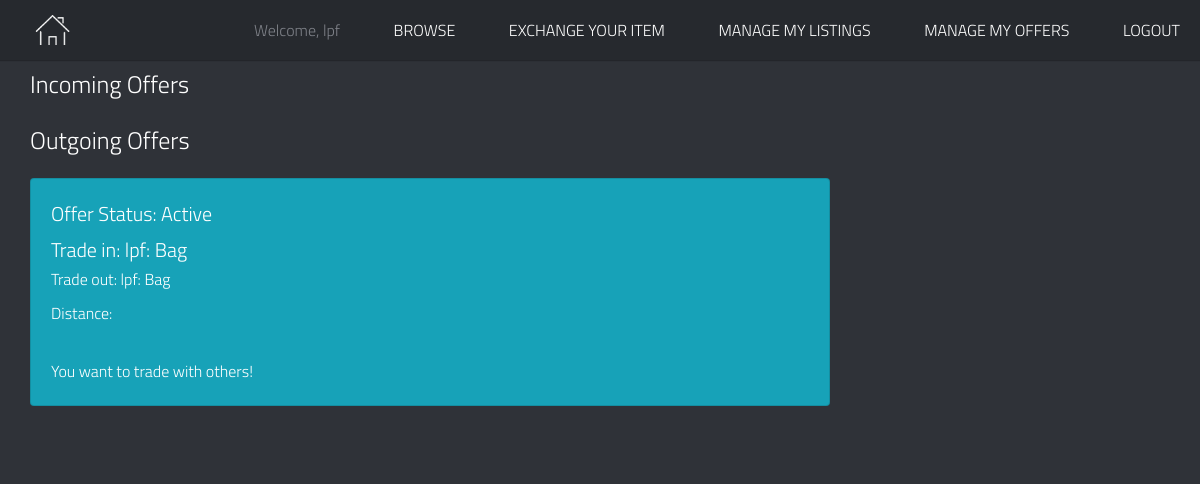
The page /mainApp/manage_offers/ (signed in) on the database as committed earlier.
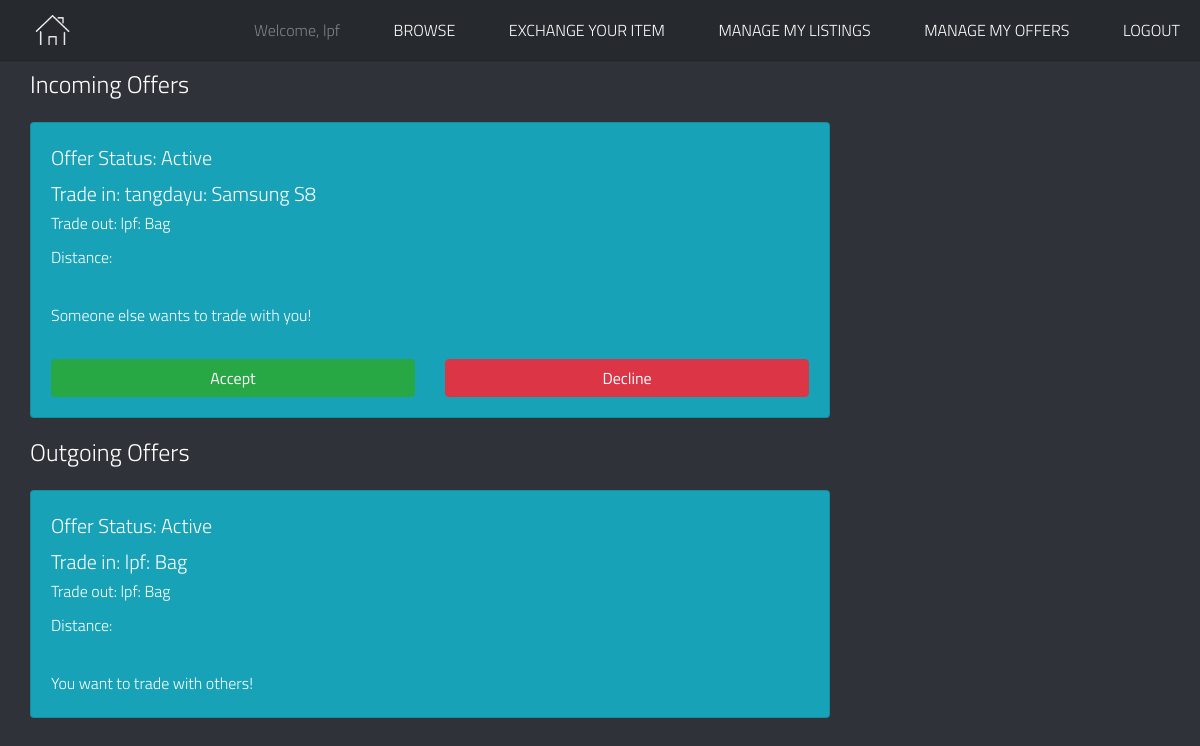
The same page on the database as committed later.
### mainApp/models.py (models this page shows, shortened)
class Offer(models.Model):
    TYPE_CHOICES = [
        ('CS', 'Cash'),
        ('EX', 'Exchange'),
    ]
    STAT_CHOICES = [
        ('ON', 'Active'),
        ('FI', 'Finished'),
        ('CA', 'Canceled'),
    ]
    def status_verbose(self):
        return dict(Offer.STAT_CHOICES)[self.offer_status]
    initiator = models.ForeignKey(ItemModel, related_name='offered', blank=True, null=True)
    receiver = models.ForeignKey(ItemModel, related_name='wanted')
    offer_type = models.CharField(max_length=3, choices=TYPE_CHOICES)
    offer_status = models.CharField(max_length=3, choices=STAT_CHOICES)

class ItemModel(models.Model):
    CAT_CHOICES = [
        ('EL', 'Electronics'),
        ('FA', 'Fashion & Accessories'),
        ('HA', 'Home & Appliances'),
        ('HB', 'Health & Beauty'),
        ('BT', 'Baby & Toy'),
        ('SO', 'Sports & Outdoors'),
        ('GC', 'Groceries'),
        ('OT', 'Others'),
    ]
    CONDITION_CHOICES = [
        ('Used', 'Used'),
        ('New', 'New'),
        ('80', '80% New'),
        ('Obsolete', 'Obsolete',)
    ]
    user = models.ForeignKey(User, related_name='items')
    category = models.CharField(max_length=64, choices=CAT_CHOICES)
    title = models.CharField(max_length=128)
    description = models.TextField(max_length=1024)
    condition = models.CharField(max_length=64, choices=CONDITION_CHOICES, default="Used")
    estimate_price = models.PositiveIntegerField()
    exchange_address = models.TextField(max_length=256)
    item_pic = models.URLField()
    def __str__(self):
        return str(self.user) + ": " + self.title

### mainApp/views.py (the view, shortened to what this page needs)
class ManageMyOfferView(View):
    def prepare_context(self, request):
        context = {}
        googlemap_client = googlemaps.Client('AIzaSyBWzBAHevgilfjYaEvt4LjhKI5eJWasEwk')
        held_items = ItemModel.objects.filter(user=request.user)
        incoming_offers = Offer.objects.filter(receiver__in=held_items)
        outgoing_offers = Offer.objects.filter(initiator__in=held_items)
        for in_offer in incoming_offers:
            in_user_address = "Singapore " + UserProfileInfo.objects.get(user=in_offer.initiator.user).postal_code
            out_user_address = "Singapore " + UserProfileInfo.objects.get(user=in_offer.receiver.user).postal_code
            distance_matrix = googlemap_client.distance_matrix(in_user_address, out_user_address)
            in_offer.distance = distance_matrix['rows'][0]['elements'][0]['distance']['text']
        for out_offer in outgoing_offers:
            in_user_address = "Singapore " + UserProfileInfo.objects.get(user=out_offer.initiator.user).postal_code
            out_user_address = "Singapore " + UserProfileInfo.objects.get(user=out_offer.receiver.user).postal_code
            distance_matrix = googlemap_client.distance_matrix(in_user_address, out_user_address)
            out_offer.distance = distance_matrix['rows'][0]['elements'][0]['distance']['text']
        context['incoming_offers'] = incoming_offers
        context['outgoing_offers'] = outgoing_offers
        return context
    def get(self, request, *args, **kwargs):
        context = self.prepare_context(request)
        return render(request, 'mainApp/manage_offers.html', context=context)

### templates/mainApp/manage_offers.html
<!DOCTYPE html>
{% extends 'mainApp/base.html' %}
{% load staticfiles %}
{% block body_block %}
    <div class="container page">
        <h3 style="margin-top: 1rem;">Incoming Offers</h3>
        {% for offer in incoming_offers %}
            {% include 'mainapp/offer_card_in.html' %}
        {% endfor %}
        <h3 style="margin-top: 1rem;">Outgoing Offers</h3>
        {% for offer in outgoing_offers %}
            {% include 'mainapp/offer_card_out.html' %}
        {% endfor %}
    </div>
{% endblock %}

### templates/mainApp/offer_card_in.html (shortened to what this page needs)
<div class="card text-white bg-info" style="width: 50rem; margin-top: 1rem;">
    <div class="card-body">
        <h4 class="card-title">Offer Status: {{ offer.status_verbose }}</h4>
        <h4 class="card-subtitle mb-2">Trade in: {{ offer.initiator }}</h4>
        <h6 class="card-subtitle mb-2">Trade out: {{ offer.receiver }}</h6>
        <p class="card-text">
            Distance: {{ offer.distance }}
        </p>
        <p class="card-text">
            Someone else wants to trade with you!
        </p>
        {% if offer.offer_status == 'ON' %}
            <div class="row">
                <div class="col-6">
                    <form action="{% url 'mainApp:manage_my_offers' %}" method="post">
                        <button type="submit" class="btn btn-success btn-block">Accept</button>
                    </form>
                </div>
                <div class="col-6">
                    <form action="{% url 'mainApp:manage_my_offers' %}" method="post">
                        <button type="submit" class="btn btn-danger btn-block">Decline</button>
                    </form>
                </div>
            </div>
        {% endif %}
    </div>
</div>

### templates/mainApp/offer_card_out.html
<div class="card text-white bg-info" style="width: 50rem; margin-top: 1rem;">
    <div class="card-body">
        <h4 class="card-title">Offer Status: {{ offer.status_verbose }}</h4>
        <h4 class="card-subtitle mb-2">Trade in: {{ offer.initiator }}</h4>
        <h6 class="card-subtitle mb-2">Trade out: {{ offer.initiator }}</h6>
        <p class="card-text">
            Distance: {{ offer.distance }}
        </p>
        <p class="card-text">
            You want to trade with others!
        </p>
    </div>
</div>

Rows that differ between the two databases and show on the page:
added Offer: status_verbose "Active", initiator "tangdayu: Samsung S8", receiver "lpf: Bag", shown under "Incoming Offers"
